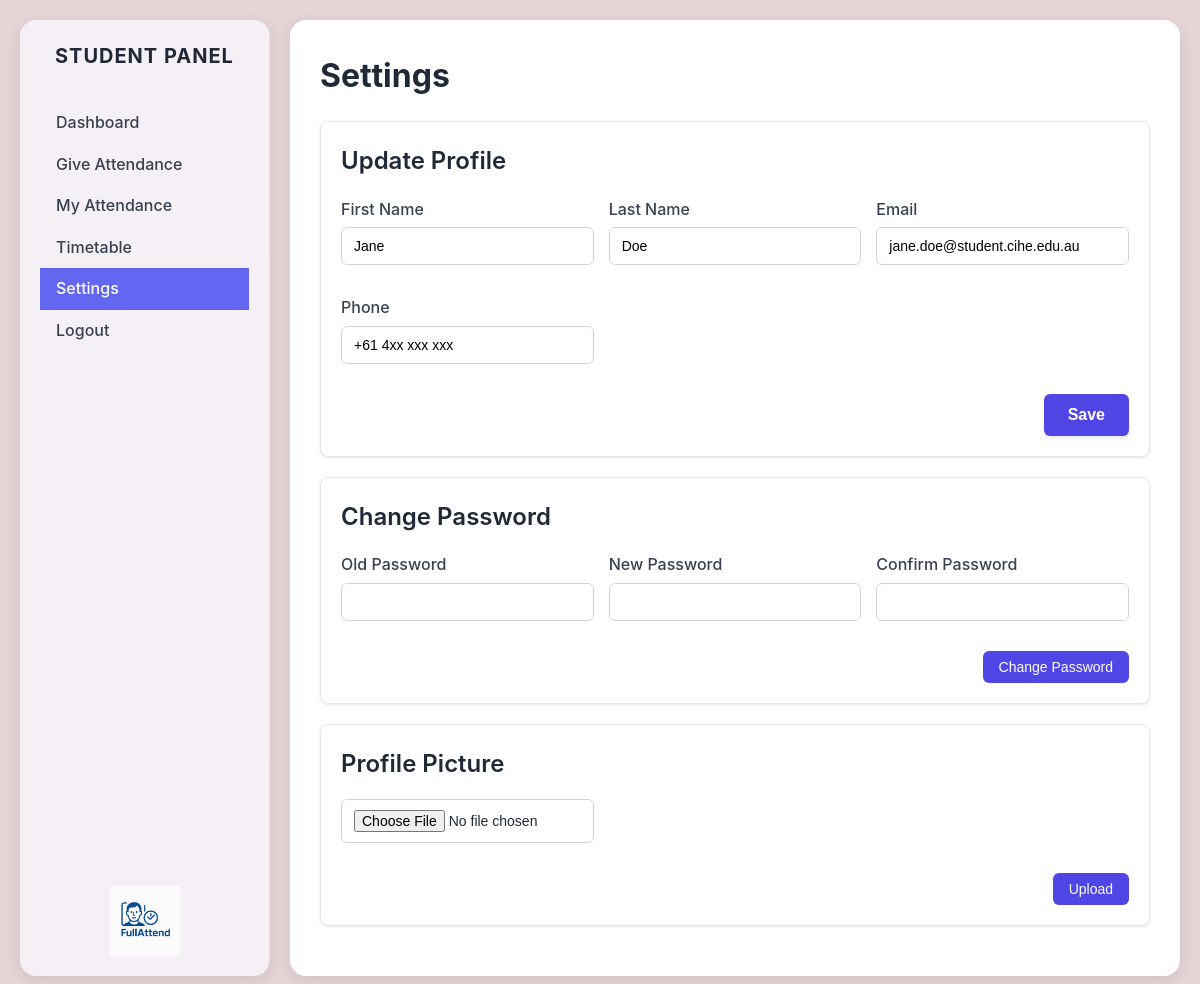
Screenshot of /student/settings.php (signed in) with the database file from the repository.
### tables this page shows
CREATE TABLE users (
    id INT PRIMARY KEY AUTO_INCREMENT,
    user_id VARCHAR(50) UNIQUE NOT NULL,
    username VARCHAR(100) NOT NULL,
    email VARCHAR(100) UNIQUE NOT NULL,
    password_hash VARCHAR(255) NOT NULL,
    user_type ENUM('admin', 'student') NOT NULL,
    first_name VARCHAR(50) NOT NULL,
    last_name VARCHAR(50) NOT NULL,
    phone VARCHAR(20),
    profile_image VARCHAR(255),
    status ENUM('active', 'inactive', 'pending') DEFAULT 'active',
    created_at TIMESTAMP DEFAULT CURRENT_TIMESTAMP,
    updated_at TIMESTAMP DEFAULT CURRENT_TIMESTAMP ON UPDATE CURRENT_TIMESTAMP
);

### student/settings.php (the view, shortened to what this page needs)
<?php
$db = new Database();
$conn = $db->getConnection();
$user_id = $_SESSION['user_id'];
try {
    $stmt = $conn->prepare("SELECT * FROM users WHERE id = :id");
    $stmt->execute(['id' => $user_id]);
    $user = $stmt->fetch();
} catch (PDOException $e) {
    $user = null;
    $message = "Error loading profile: " . $e->getMessage();
}
?>
<!DOCTYPE html>
<html lang="en">
<head>
    <link rel="stylesheet" href="../styles.css?v=<?php echo time(); ?>">
    <link rel="stylesheet" href="../student.css?v=<?php echo time(); ?>">
</head>
<body class="student-portal">
    <div class="dashboard">
        <?php include 'includes/sidebar.php'; ?>
        <main class="dashboard-content">
            <h1>Settings</h1>
            <div class="form-section">
                <h2>Update Profile</h2>
                <form method="POST" class="form-grid" style="max-width:800px;">
                    <div class="form-group">
                        <label>First Name</label>
                        <input type="text" name="first_name" value="<?php echo htmlspecialchars($user['first_name'] ?? ''); ?>" required>
                    </div>
                    <div class="form-group">
                        <label>Last Name</label>
                        <input type="text" name="last_name" value="<?php echo htmlspecialchars($user['last_name'] ?? ''); ?>" required>
                    </div>
                    <div class="form-group">
                        <label>Email</label>
                        <input type="email" name="email" value="<?php echo htmlspecialchars($user['email'] ?? ''); ?>" required>
                    </div>
                    <div class="form-group">
                        <label>Phone</label>
                        <input type="text" name="phone" value="<?php echo htmlspecialchars($user['phone'] ?? ''); ?>">
                    </div>
                    <div style="grid-column:1/-1; text-align:right;">
                        <button type="submit" name="update_profile" class="btn-primary">Save</button>
                    </div>
                </form>
            </div>
            <div class="form-section">
                <h2>Change Password</h2>
                <form method="POST" class="form-grid" style="max-width:800px;">
                    <div class="form-group">
                        <label>Old Password</label>
                        <input type="password" name="old_password" required>
                    </div>
                    <div class="form-group">
                        <label>New Password</label>
                        <input type="password" name="new_password" required>
                    </div>
                    <div class="form-group">
                        <label>Confirm Password</label>
                        <input type="password" name="confirm_password" required>
                    </div>
                    <div style="grid-column:1/-1; text-align:right;">
                        <button type="submit" name="change_password" class="btn">Change Password</button>
                    </div>
                </form>
            </div>
            <div class="form-section">
                <h2>Profile Picture</h2>
                <form method="POST" enctype="multipart/form-data" class="form-grid" style="max-width:800px;">
                    <div class="form-group">
                        <input type="file" name="profile_image" required>
                    </div>
                    <div style="grid-column:1/-1; text-align:right;">
                        <button type="submit" name="upload_image" class="btn">Upload</button>
                    </div>
                </form>
            </div>
        </main>
    </div>
</body>
</html>

### styles.css (style rules this page uses)
* { margin: 0; padding: 0; box-sizing: border-box; }
body { font-family: -apple-system, BlinkMacSystemFont, 'Segoe UI', Roboto, sans-serif; background-color: #e5d5d7; color: #1f2937; line-height: 1.6; margin: 0; padding: 20px; }
.dashboard { display: flex; min-height: calc(100vh - 40px); background: transparent; gap: 20px; }
.dashboard-content, .main-content { flex: 1; padding: 30px; background: white; overflow-y: auto; border-radius: 16px; box-shadow: 0 4px 16px rgba(0,0,0,0.1); }
h1 { font-size: 32px; font-weight: 700; color: #1f2937; margin-bottom: 8px; }
h2 { font-size: 24px; font-weight: 600; color: #1f2937; margin-bottom: 16px; }
.btn { background: #4f46e5; color: white; border: none; padding: 8px 16px; border-radius: 6px; text-decoration: none; display: inline-block; font-weight: 500; cursor: pointer; transition: background 0.3s; font-size: 14px; }
.btn-primary { background: #4f46e5; color: white; border: none; padding: 12px 24px; border-radius: 6px; text-decoration: none; display: inline-block; font-weight: 600; cursor: pointer; transition: all 0.3s; font-size: 16px; box-shadow: 0 2px 4px rgba(0,0,0,0.1); }
.form-group { margin-bottom: 15px; }
.form-group label { display: block; margin-bottom: 5px; font-weight: 500; color: #374151; }
.form-group input, .form-group select, .form-group textarea { width: 100%; padding: 10px 12px; border: 1px solid #d1d5db; border-radius: 6px; font-size: 14px; transition: border-color 0.3s; }
.form-grid { display: grid; grid-template-columns: repeat(auto-fit, minmax(250px, 1fr)); gap: 15px; }
.form-section { background: white; border: 1px solid #e5e7eb; border-radius: 8px; padding: 20px; margin: 20px 0; box-shadow: 0 1px 3px rgba(0,0,0,0.1); }

### rows the page displays
users: first_name "Jane", last_name "Doe", email "jane.doe@student.cihe.edu.au", phone "+61 4xx xxx xxx"
